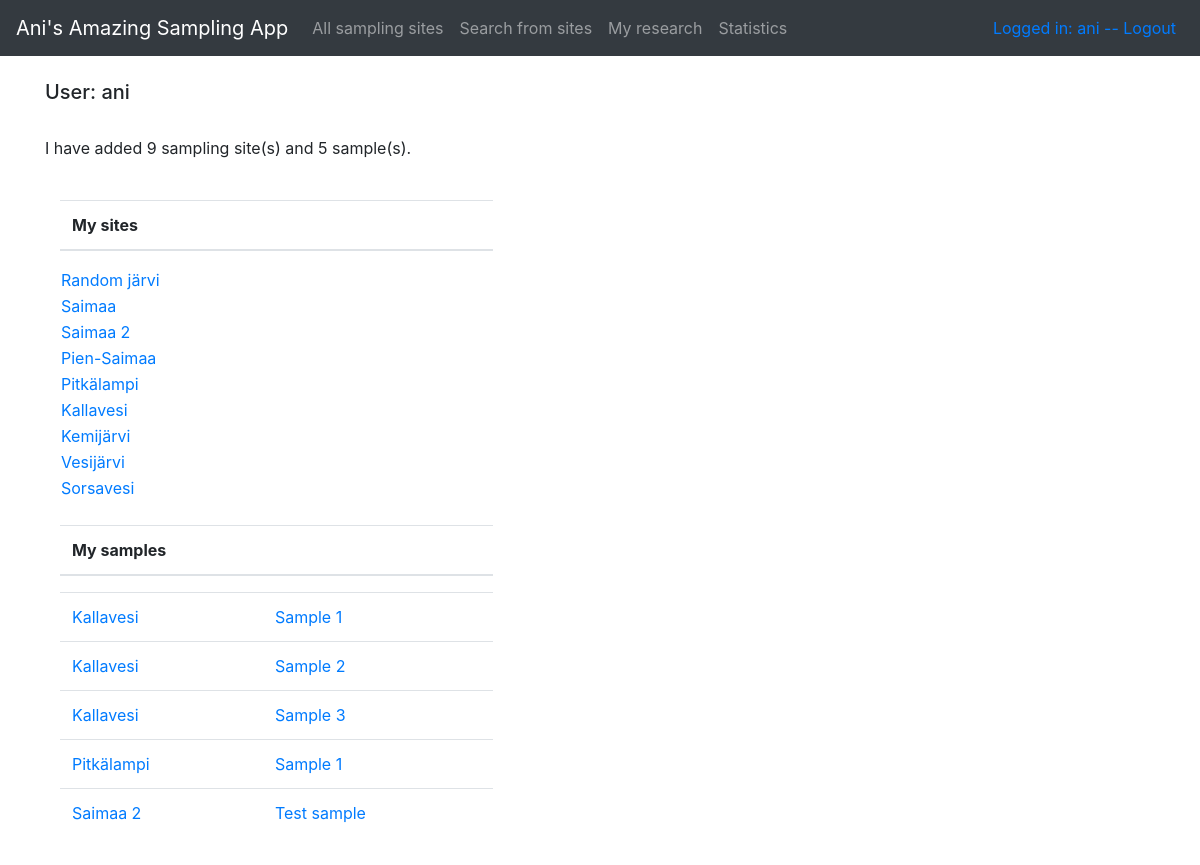
/auth/own (signed in), run on an earlier commit of the app's database.
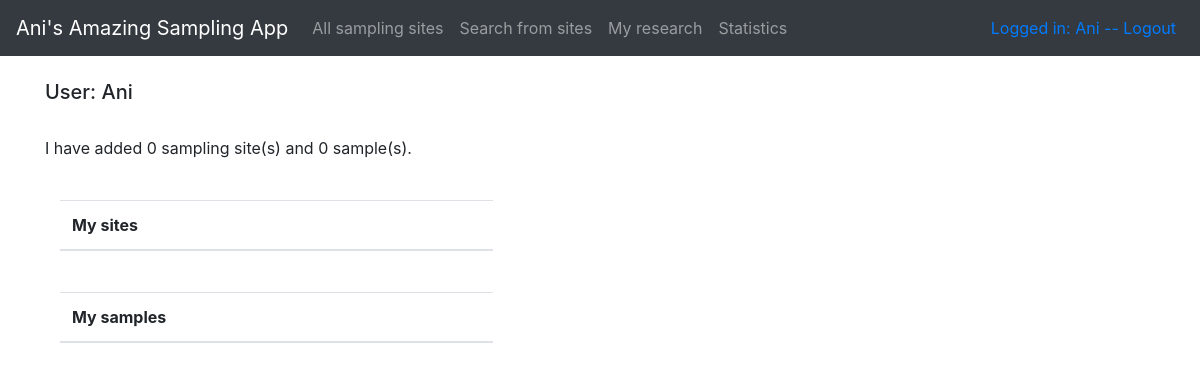
And on a later commit of the database.
### application/auth/models.py (models this page shows, shortened)
class User(Base):
    __tablename__="account"
    name = db.Column(db.String(144), nullable=False)
    username = db.Column(db.String(144), nullable=False)
    password = db.Column(db.String(144), nullable=False)
    mysites = db.relationship("Site", cascade="all, delete-orphan", secondary=users_sites,
        backref=db.backref('mysites', lazy='dynamic'), single_parent=True)
    mysamples = db.relationship("Sample", cascade="all, delete-orphan", secondary=users_samples,
        backref=db.backref('mysites', lazy='dynamic'), single_parent=True)
    @staticmethod
    def count_users_sites(userid):
        stmt = text("SELECT COUNT(users_sites.site_id)"
                    " FROM users_sites"
                    " WHERE user_id = :userid").params(userid=userid)
        result = db.engine.execute(stmt)
        return result.fetchone()[0]
    @staticmethod
    def count_users_samples(userid):
        stmt = text("SELECT COUNT(users_samples.sample_id)"
                    " FROM users_samples"
                    " WHERE user_id = :userid").params(userid=userid)
        result = db.engine.execute(stmt)
        return result.fetchone()[0]
    @staticmethod
    def list_users_sites(userid):
        stmt = text("SELECT site.id AS siteid, site.name AS sitename"
                    " FROM site"
                    " LEFT JOIN users_sites ON site.id = users_sites.site_id"
                    " WHERE users_sites.user_id = :userid").params(userid=userid)
        res = db.engine.execute(stmt)
        response = []
        for row in res:
            response.append({"siteid":row[0], "sitename":row[1]})
        return response
    @staticmethod
    def list_users_samples(userid):
        stmt = text("SELECT site.id as siteid, site.name as sitename, sample.samplename as samplename, sample.id as sampleid"
        " FROM users_samples"
        " JOIN sample ON sample.id = users_samples.sample_id"
        " JOIN site ON site.id = sample.site_id"
        " WHERE users_samples.user_id = :userid"
        " ORDER BY site.name").params(userid=userid)
        res = db.engine.execute(stmt)
        response = []
        for row in res:
            response.append({"siteid":row[0], "sitename":row[1], "samplename":row[2], "sampleid":row[3]})
        return response

### application/sites/models.py (models this page shows, shortened)
class Site(Base):
    __tablename__="site"
    name = db.Column(db.String(144), nullable=False, index=True)
    samples = db.relationship("Sample", backref="site", lazy=True, cascade="all, delete-orphan", single_parent=True)

### application/samples/models.py (models this page shows, shortened)
class Sample(Base):
    __tablename__="sample"
    samplename = db.Column(db.String(144), nullable=False)
    sampletype = db.Column(db.String(144), nullable=False, index=True)
    species = db.Column(db.String(144), nullable=False, index=True)
    amount = db.Column(db.String(144), nullable=False)
    site_id = db.Column(db.Integer, db.ForeignKey('site.id'),
                           nullable=False)

### application/auth/views.py (the view)
@app.route("/auth/own", methods=["GET"])
@login_required()
def auth_account():
    users_sites = current_user.count_users_sites(current_user.id)
    users_samples = current_user.count_users_samples(current_user.id)
    list_users_sites = current_user.list_users_sites(current_user.id)
    list_users_samples = current_user.list_users_samples(current_user.id)
    return render_template("auth/ownaccount.html", user=current_user, list_users_samples=list_users_samples,
        users_sites=users_sites, users_samples=users_samples, list_users_sites = list_users_sites)

### application/__init__.py (called while the page is built)
def login_required(role="ANY"):
    def wrapper(fn):
        @wraps(fn)
        def decorated_view(*args, **kwargs):
            if not current_user:
                return login_manager.unauthorized()
            if not current_user.is_authenticated:
                return login_manager.unauthorized()
            unauthorized = False
            if role != "ANY":
                unauthorized = True
                for user_role in current_user.roles():
                    if user_role == role:
                        unauthorized = False
                        break
            if unauthorized:
                return login_manager.unauthorized()
            return fn(*args, **kwargs)
        return decorated_view
    return wrapper

@login_manager.user_loader
def load_user(user_id):
    return User.query.get(user_id)

### application/templates/auth/ownaccount.html
{% extends "layout.html" %}
{% block body %}
<form method="GET" action="{{ url_for('auth_account') }}">
    <h5>User: {{ user.name }}</h5>
    <br>
    <p>I have added {{ users_sites }} sampling site(s) and {{ users_samples }} sample(s).</p>
    <br>
    <div class="col-5">
        <table class="table">
            <thead>
                <th>My sites</th>
            </thead>
        </table>
    </div>
    <div class="col-5">
        <table>
            <tbody>
                {% for site in list_users_sites %}
                <tr>
                    <td>
                        <a href="{{ url_for('sites_show_one_site', site_id=site.siteid) }}">{{ site.sitename }}</a>
                    </td>
                </tr>
                {% endfor %}
            </tbody>
        </table>
    </div>
    <br>
    <div class="col-5">
        <table class="table">
            <thead>
                <th>My samples</th>
            </thead>
        </table>
    </div>
    <div class="col-5">
        <table class="table">
            <tbody>
                {% for sample in list_users_samples %}
                <tr>
                    <td>
                        <a href="{{ url_for('sites_show_one_site', site_id=sample.siteid) }}">{{ sample.sitename }}</a>
                    </td>
                    <td>
                        <a href="{{ url_for('samples_show_one_sample', sample_id=sample.sampleid) }}">{{ sample.samplename}}</a>
                    </td>
                </tr>
                {% endfor %}
            </tbody>
        </table>
    </div>
    <br>
</form>
{% endblock %}

### application/templates/layout.html (shortened to what this page needs)
<!DOCTYPE html>
<html>
<head>
  <link rel="stylesheet" href="https://maxcdn.bootstrapcdn.com/bootstrap/4.0.0/css/bootstrap.min.css"
>
</head>
<body>
  <nav class="navbar navbar-expand-md navbar-dark bg-dark mb-4">
    <a class="navbar-brand" href={{ url_for('index') }}>Ani's Amazing Sampling App</a>
    <div class="collapse navbar-collapse" id="navbarCollapse">
      <ul class="navbar-nav mr-auto">
        <li class="nav-item">
          <a class="nav-link" href="{{ url_for('sites_index') }} ">All sampling sites</a>
        </li>
        <li class="nav-item">
          <a class="nav-link" href="{{ url_for('sites_search') }}">Search from sites</a>
        </li>
        {% if current_user.is_authenticated %}
        <li class="nav-item">
          <a class="nav-link" href="{{ url_for('auth_account') }} ">My research</a>
        </li>
        <li class="nav-item">
          <a class="nav-link" href="{{ url_for('see_statistics') }} ">Statistics</a>
        </li>
        {% endif %}
      </ul>
      <div class="form-inline mt-2 mt-md-0 ml-auto">
        <ul class="navbar-nav ml-auto">
          <li class="nav-item active px-2">
            {% if current_user.is_authenticated %}
            <a href="{{ url_for('auth_logout') }}">Logged in: {{ current_user.name }} -- Logout</a>
            {% else %}
            <a href="{{ url_for('auth_login') }}">Login</a>
          </li>
          <li class="nav-item active px-2">
            <a href="{{ url_for('auth_form') }}">Create a new account</a>
          </li>
          {% endif %}
        </ul>
      </div>
  </nav>
  <main role="main" class="container">
    {% block body %}{% endblock %}
  </main>
</body>
</html>

What changed in the data, as far as the page shows it:
removed Site: sitename "Random järvi"
removed Site: sitename "Saimaa"
removed Site: sitename "Saimaa 2"
removed Site: sitename "Pien-Saimaa"
removed Site: sitename "Pitkälampi"
removed Site: sitename "Kallavesi"
removed Site: sitename "Kemijärvi"
removed Site: sitename "Vesijärvi"
removed Site: sitename "Sorsavesi"
removed Sample: sitename "Kallavesi", samplename "Sample 1"
removed Sample: sitename "Kallavesi", samplename "Sample 2"
removed Sample: sitename "Kallavesi", samplename "Sample 3"
removed Sample: sitename "Pitkälampi", samplename "Sample 1"
removed Sample: sitename "Saimaa 2", samplename "Test sample"
changed User: name "ani" → "Ani"
Also different on the page:
{{ users_sites }}: "9" → "0"
{{ users_samples }}: "5" → "0"
